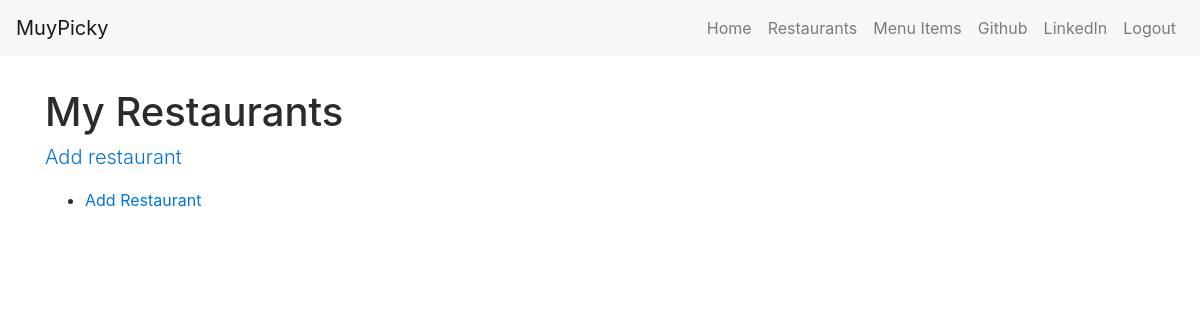
/muypicky/ (signed in), run on an earlier commit of the app's database.
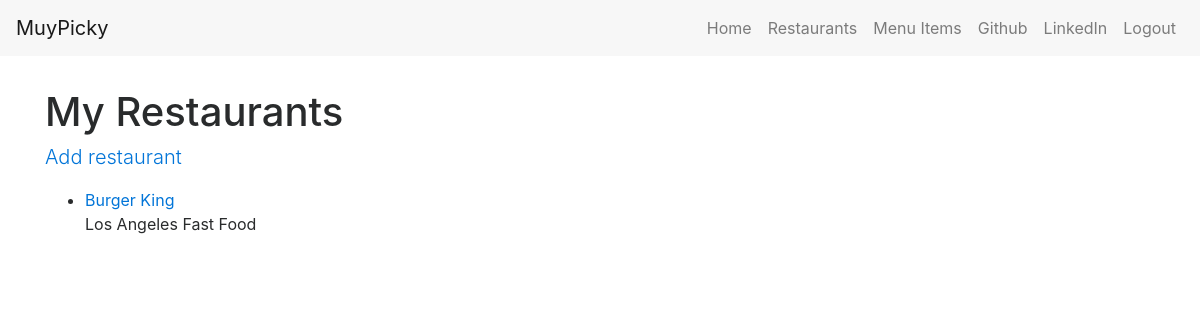
And on a later commit of the database.
### muyPicky/models.py (models this page shows, shortened)
class RestaurantLocation(models.Model):
    owner       = models.ForeignKey(User)
    name        = models.CharField(max_length = 100)
    location    = models.CharField(max_length=100, null=True, blank=True)
    category    = models.CharField(max_length=100, null=True, blank=True, validators=[validate_category])
    description = models.TextField(default="")
    timestamp   = models.DateTimeField(auto_now_add=True)
    updated     = models.DateTimeField(auto_now=True)
    slug        = models.SlugField(null=True, blank=True)
    objects = RestaurantLocationManager() #add Mode.objects.all
    def __str__(self):
        return self.name
    def get_absolute_url(self):
        return reverse('muypicky:detail', kwargs={'slug': self.slug})

### muyPicky/views.py (the view)
class RestaurantListView(LoginRequiredMixin, ListView):
    def get_queryset(self):
        return RestaurantLocation.objects.filter(owner=self.request.user)

### muyPicky/models.py (called while the page is built)
    def get_queryset(self):
        return RestaurantLocationQuerySet(self.model, using=self._db)

### templates/muyPicky/restaurantlocation_list.html (shortened to what this page needs)
{% extends 'base.html' %}
{% block content %}
<h1>My Restaurants</h1>
    <p class="lead"><a href="{% url 'muypicky:create' %}">Add restaurant</a></p>
    <ul>
    {% for obj in object_list %}
        <li><a href='{{ obj.get_absolute_url }}'>{{ obj }}</a></li>
        <p>{{ obj.location }} {{ obj.category }}</p>
    {% empty %}
        <li><a href="{% url 'muypicky:create' %}">Add Restaurant</a></li>
    {% endfor %}
    </ul>
{% endblock %}

What changed in the data, as far as the page shows it:
added RestaurantLocation: name "Burger King", location "Los Angeles", category "Fast Food"
Also different on the page:
text no longer shown: "Add Restaurant"
